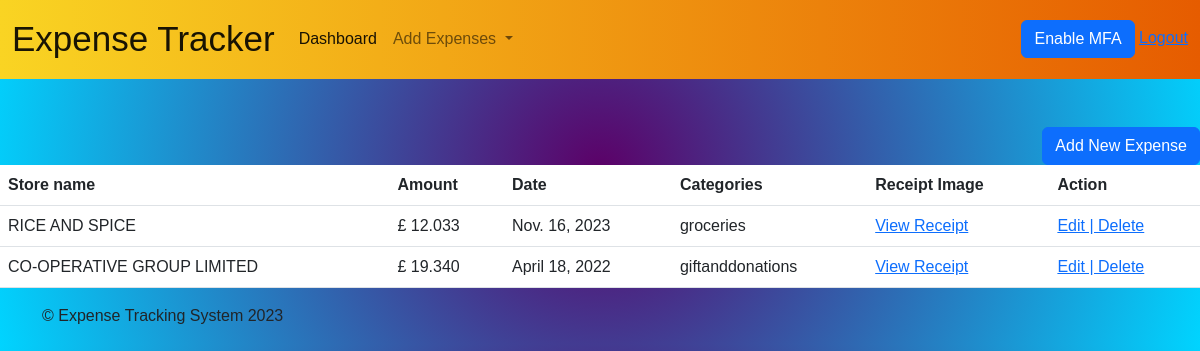
/expense_list_view/ (signed in), run on the app's committed database.
### expenseapp/models.py (models this page shows)
class Expense(models.Model):
     user = models.ForeignKey(User, on_delete=models.CASCADE)
     store_name = models.CharField(max_length=35)
     amount = models.DecimalField(max_digits=20, decimal_places=3)
     date = models.DateField()
     category = models.CharField(max_length=35)
     receipt_image_path = models.CharField(max_length=277, blank=True, null=True)

### expenseapp/views.py (the view)
# urls.py: path('expense_list_view/', ExpenseListView.as_view(),
class ExpenseListView(LoginRequiredMixin, ListView):
    model = Expense
    template_name = "expense_list_view.html"
    def get_queryset(self):
        expense_query_set = super().get_queryset()
        return expense_query_set.filter(user = self.request.user)

### expenseapp/templates/expense_list_view.html (shortened to what this page needs)
{% extends 'base.html' %}
{% block content %}
<div class="table-responsive">
    <div align="right"><a class="btn btn-primary" href="{% url 'manual_expense_form' %}">Add New Expense</a></div>
    <table style="background: white;"  class="table table-stripped">
    <thead>
    <th> Store name</th>
    <th> Amount</th>
    <th> Date</th>
    <th> Categories</th>
    <th>Receipt Image</th>
     <th> Action</th>
    </thead>
    <tbody>
        {% if object_list %}
        {% for object in object_list %}
       <tr>
       <td>{{ object.store_name|upper }}  </td>
       <td> £ {{ object.amount }}  </td>
       <td>{{ object.date }} </td>
       <td> {{ object.category }}</td>
       <td><a href="/media/{{ object.receipt_image_path }}">View Receipt</a>
       </td>
       <td><a href="{% url 'update_expense' object.id %}"> Edit | <a href="{% url 'delete_expense' object.id %}"> Delete</a></a></td>
       </tr>
       {% endfor %}
       {% endif %}
       </tbody>
       </table>
     </div>
{% endblock %}

### expenseapp/templates/base.html (style rules this page uses)
body { background: radial-gradient(circle, #5c0067 0%, #00d4ff 100%); font-family:Verdana, Geneva, Tahoma, sans-serif; }

### data on the page
Expense: store_name "RICE AND SPICE", amount "12.033", date "Nov. 16, 2023", category "groceries"
Expense: store_name "CO-OPERATIVE GROUP LIMITED", amount "19.340", date "April 18, 2022", category "giftanddonations"
